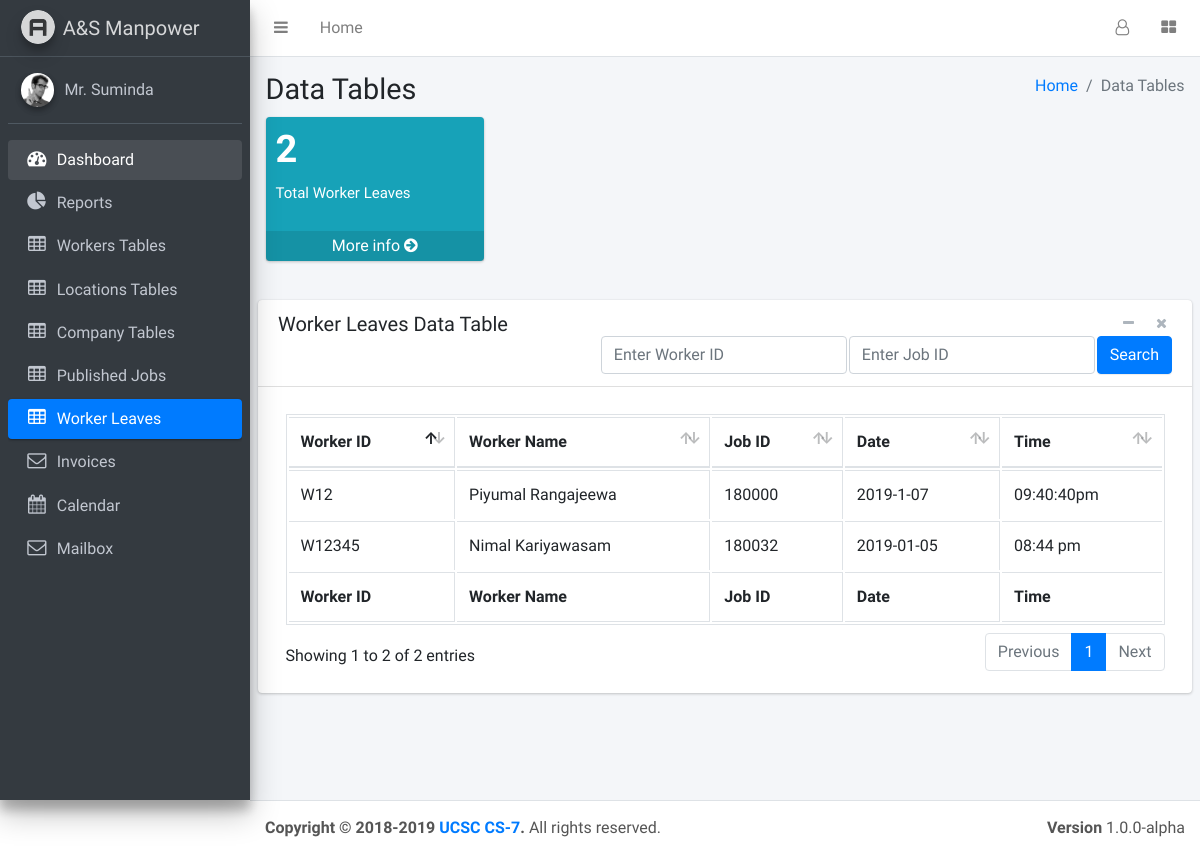
Page /pages/others/tables/dataLeaves.php on the earlier database version.
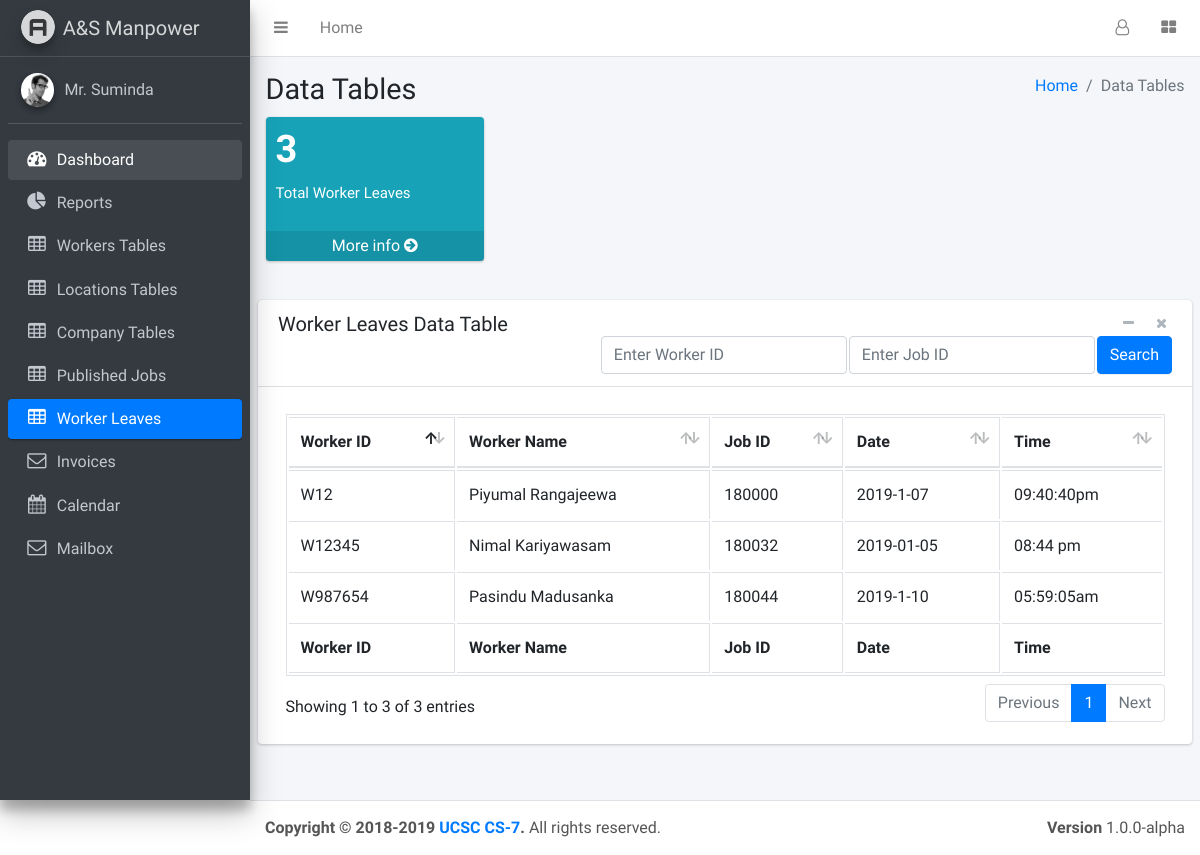
Same page on the later database version.
### tables this page shows
CREATE TABLE `worker_leaves` (
  `id` int(11) NOT NULL,
  `workerID` varchar(100) NOT NULL,
  `JobID` varchar(50) NOT NULL,
  `date` varchar(100) NOT NULL,
  `time` varchar(100) NOT NULL
);

CREATE TABLE `worker` (
  `workerID` varchar(45) NOT NULL,
  `workerName` varchar(45) DEFAULT NULL,
  `workerNIC` varchar(45) DEFAULT NULL,
  `workerPhone` varchar(45) DEFAULT NULL,
  `workerRank` int(10) DEFAULT '0',
  `workerEmail` varchar(45) DEFAULT NULL,
  `workerStatus` varchar(45) DEFAULT NULL,
  `workerImage` varchar(5000) DEFAULT NULL
);

### pages/query_boxes/supplier_view_workers_leaves.php (the view)
<?php
    $query="SELECT * FROM worker_leaves,worker WHERE worker_leaves.workerID=worker.workerID";
    $result=mysqli_query($conn,$query);
    if(mysqli_num_rows($result)>0){
        while($row=mysqli_fetch_assoc($result)){
            echo "<tr>
                  <td>".$row['workerID']."</td>
                  <td>".$row['workerName']."</td>
                  <td>".$row['JobID']."</td>
                  <td>".$row['date']."</td>
                  <td>".$row['time']."</td>
                </tr>";
        }
    }
?>

### pages/others/tables/dataLeaves.php (shortened to what the changed rows need)
<!DOCTYPE html>
<html>
<head>
  <link rel="stylesheet" href="https://maxcdn.bootstrapcdn.com/font-awesome/4.4.0/css/font-awesome.min.css">
  <link rel="stylesheet" href="https://code.ionicframework.com/ionicons/2.0.1/css/ionicons.min.css">
  <link rel="stylesheet" href="../../../plugins/datatables/dataTables.bootstrap4.css">
  <link rel="stylesheet" href="../../../dist/admin/dist/css/adminlte.min.css">
</head>
<body class="hold-transition sidebar-mini">
<div class="wrapper">
  <div class="content-wrapper">
    <section class="content-header">
      <div class="container-fluid">
        <div class="row mb-2">
          <div class="col-sm-6">
            <h1>Data Tables</h1>
          </div>
            <div style="margin-top:10px" class="col-lg-3 col-6">
            <div class="small-box bg-info">
              <div class="inner">
                <h3>
                    <?php
                        require_once '../../../db_config/config.php';
                        require_once '../../query_boxes/supplier_view_all_worker_leave_count.php';
                    ?>
                </h3>
                <p>Total Worker Leaves</p>
              </div>
            </div>
          </div>
        </div>
      </div>
    </section>
    <section class="content">
      <div class="row">
        <div class="col-12">
          <div class="card">
            <div class="card-header">
              <h3 class="card-title">Worker Leaves Data Table</h3>
                <div class="card-tools">
                </div>
                <div class="pull-right">
                </div>
            </div>
            <div class="card-body">
              <table id="example2" class="table table-bordered table-hover">
                <thead>
                <tr>
                  <th>Worker ID</th>
                  <th>Worker Name</th>
                  <th>Job ID</th>
                  <th>Date</th>
                  <th>Time</th>
                </tr>
                </thead>
                <tbody>
                    <?php
                            require_once('../../../db_config/config.php');
                            require_once('../../query_boxes/supplier_view_workers_leaves.php');
                    ?>
                </tbody>
                <tfoot>
                <tr>
                 <th>Worker ID</th>
                  <th>Worker Name</th>
                  <th>Job ID</th>
                  <th>Date</th>
                  <th>Time</th>
                </tr>
                </tfoot>
              </table>
            </div>
          </div>
          </div>
        </div>
      </section>
  </div>
</div>
</body>
</html>

### pages/query_boxes/supplier_view_all_worker_leave_count.php
<?php
    $query="SELECT COUNT(jobID) AS leaveCount  FROM worker_leaves";
    $result=mysqli_query($conn,$query);
    if(mysqli_num_rows($result)>0){
        $row=mysqli_fetch_assoc($result);
        echo $row['leaveCount'];
    }
?>

Differences in the rows shown:
added worker_leaves: workerID.workerID "W987654", workerID.workerName "Pasindu Madusanka", JobID "180044", date "2019-1-10", time "05:59:05am"
Other differences:
$row['leaveCount']: "2" → "3"
text written by a page script: "Showing 1 to 2 of 2 entries Previous 1 Next" → "Showing 1 to 3 of 3 entries Previous 1 Next"
